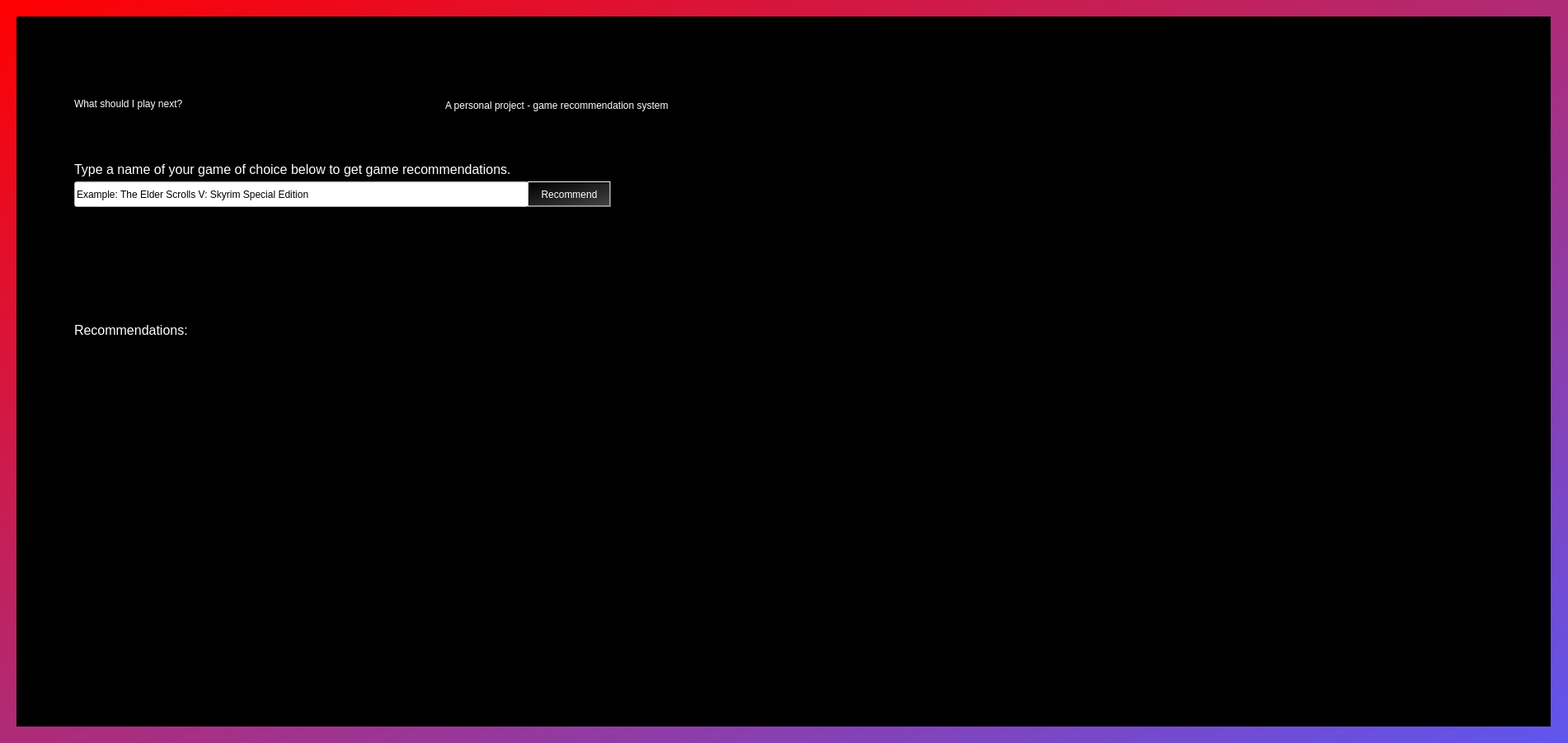
<?xml version="1.0" encoding="UTF-8"?>
<ui version="4.0">
 <class>MainWindow</class>
 <widget class="QMainWindow" name="MainWindow">
  <property name="geometry">
   <rect>
    <x>0</x>
    <y>0</y>
    <width>1902</width>
    <height>901</height>
   </rect>
  </property>
  <property name="windowTitle">
   <string>MainWindow</string>
  </property>
  <property name="styleSheet">
   <string notr="true">background-color: qlineargradient(spread:pad, x1:0, y1:0.505682, x2:1, y2:1, stop:0 rgba(75, 237, 220, 255), stop:1 rgba(94, 86, 239, 255));

background-color: qlineargradient(spread:pad, x1:0, y1:0, x2:1, y2:1, stop:0 rgba(255, 0, 0, 255), stop:1 rgba(94, 86, 239, 255));


</string>
  </property>
  <widget class="QWidget" name="centralwidget">
   <widget class="QLabel" name="label_image_background">
    <property name="geometry">
     <rect>
      <x>20</x>
      <y>20</y>
      <width>1861</width>
      <height>861</height>
     </rect>
    </property>
    <property name="styleSheet">
     <string notr="true">background-color: rgb(0, 0, 0);</string>
    </property>
    <property name="text">
     <string/>
    </property>
    <property name="pixmap">
     <pixmap>../../../../../Downloads/fabian-albert-PGw2VbdSono-unsplash_flipped.jpg</pixmap>
    </property>
    <property name="scaledContents">
     <bool>true</bool>
    </property>
   </widget>
   <widget class="QLabel" name="label_title">
    <property name="geometry">
     <rect>
      <x>90</x>
      <y>50</y>
      <width>461</width>
      <height>151</height>
     </rect>
    </property>
    <property name="styleSheet">
     <string notr="true">font: 700 35pt &quot;Bahnschrift SemiCondensed&quot;;
color: rgb(255, 255, 255);
background-color: rgb(255, 255, 255);
background-color: rgb(109, 78, 217);
background-color: rgb(0, 0, 0);
background-color: rgba(0, 0, 0, 0);</string>
    </property>
    <property name="text">
     <string>What should I play next?</string>
    </property>
   </widget>
   <widget class="QLineEdit" name="line_edit">
    <property name="geometry">
     <rect>
      <x>90</x>
      <y>220</y>
      <width>551</width>
      <height>31</height>
     </rect>
    </property>
    <property name="styleSheet">
     <string notr="true">background-color: rgb(255, 255, 255);
font: 14pt &quot;Segoe UI&quot;;</string>
    </property>
    <property name="text">
     <string>Example: The Elder Scrolls V: Skyrim Special Edition</string>
    </property>
   </widget>
   <widget class="QLabel" name="label_instructions">
    <property name="geometry">
     <rect>
      <x>90</x>
      <y>190</y>
      <width>911</width>
      <height>31</height>
     </rect>
    </property>
    <property name="styleSheet">
     <string notr="true">color: rgb(255, 255, 255);
background-color: rgb(0, 0, 0);
background-color: rgba(0, 0, 0, 0);</string>
    </property>
    <property name="text">
     <string>&lt;html&gt;&lt;head/&gt;&lt;body&gt;&lt;p&gt;&lt;span style=&quot; font-size:12pt;&quot;&gt;Type a name of your game of choice below to get game recommendations.&lt;/span&gt;&lt;/p&gt;&lt;/body&gt;&lt;/html&gt;</string>
    </property>
   </widget>
   <widget class="QLabel" name="label_info_recommendations">
    <property name="geometry">
     <rect>
      <x>90</x>
      <y>390</y>
      <width>171</width>
      <height>21</height>
     </rect>
    </property>
    <property name="styleSheet">
     <string notr="true">background-color: rgb(0, 0, 0);
color: rgb(255, 255, 255);
background-color: rgba(0, 0, 0, 0);</string>
    </property>
    <property name="text">
     <string>&lt;html&gt;&lt;head/&gt;&lt;body&gt;&lt;p&gt;&lt;span style=&quot; font-size:12pt;&quot;&gt;Recommendations:&lt;/span&gt;&lt;/p&gt;&lt;/body&gt;&lt;/html&gt;</string>
    </property>
   </widget>
   <widget class="QLabel" name="label_recommendations_field">
    <property name="geometry">
     <rect>
      <x>90</x>
      <y>420</y>
      <width>531</width>
      <height>271</height>
     </rect>
    </property>
    <property name="styleSheet">
     <string notr="true">background-color: rgb(0, 0, 0);
color: rgb(255, 255, 255);
background-color: rgba(0, 0, 0, 0);</string>
    </property>
    <property name="text">
     <string>&lt;html&gt;&lt;head/&gt;&lt;body&gt;&lt;p&gt;&lt;br/&gt;&lt;/p&gt;&lt;p&gt;&lt;br/&gt;&lt;/p&gt;&lt;/body&gt;&lt;/html&gt;</string>
    </property>
   </widget>
   <widget class="QLabel" name="label_project_description">
    <property name="geometry">
     <rect>
      <x>540</x>
      <y>120</y>
      <width>281</width>
      <height>16</height>
     </rect>
    </property>
    <property name="styleSheet">
     <string notr="true">color: rgb(255, 255, 255);
background-color: rgb(0, 0, 0);
background-color: rgba(0, 0, 0, 0);</string>
    </property>
    <property name="text">
     <string>A personal project - game recommendation system</string>
    </property>
   </widget>
   <widget class="QPushButton" name="button_recommend">
    <property name="geometry">
     <rect>
      <x>640</x>
      <y>220</y>
      <width>101</width>
      <height>31</height>
     </rect>
    </property>
    <property name="styleSheet">
     <string notr="true">color: rgb(255, 255, 255);
background-color: qlineargradient(spread:pad, x1:0, y1:0, x2:1, y2:1, stop:0 rgba(215, 21, 59, 255), stop:1 rgba(164, 49, 136, 255));
font: 12pt &quot;Segoe UI&quot;;
background-color: rgb(0, 0, 0);
background-color: qlineargradient(spread:pad, x1:0.222, y1:0.227273, x2:1, y2:1, stop:0 rgba(0, 0, 0, 255), stop:1 rgba(255, 255, 255, 255));
background-color: qlineargradient(spread:pad, x1:0, y1:0, x2:1, y2:1, stop:0 rgba(0, 0, 0, 255), stop:1 rgba(66, 66, 66, 255));</string>
    </property>
    <property name="text">
     <string>Recommend</string>
    </property>
   </widget>
   <widget class="QLabel" name="label_black_transparent_background">
    <property name="geometry">
     <rect>
      <x>20</x>
      <y>20</y>
      <width>1851</width>
      <height>861</height>
     </rect>
    </property>
    <property name="styleSheet">
     <string notr="true">background-color: rgb(0, 0, 0);
background-color: rgba(0, 0, 0, 220);</string>
    </property>
    <property name="text">
     <string/>
    </property>
    <property name="scaledContents">
     <bool>false</bool>
    </property>
   </widget>
   <zorder>label_image_background</zorder>
   <zorder>label_black_transparent_background</zorder>
   <zorder>label_info_recommendations</zorder>
   <zorder>line_edit</zorder>
   <zorder>button_recommend</zorder>
   <zorder>label_instructions</zorder>
   <zorder>label_project_description</zorder>
   <zorder>label_title</zorder>
   <zorder>label_recommendations_field</zorder>
  </widget>
 </widget>
 <resources/>
 <connections/>
</ui>
